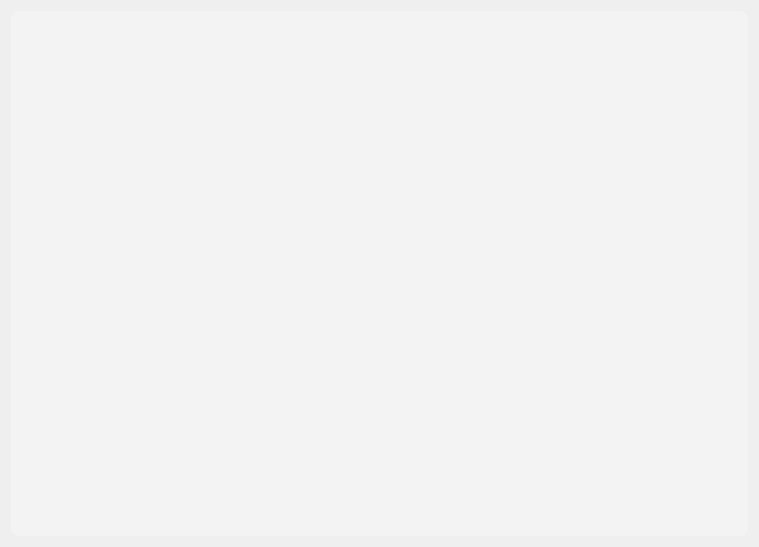
<?xml version="1.0" encoding="UTF-8"?>
<ui version="4.0">
 <class>procwidget</class>
 <widget class="QWidget" name="procwidget">
  <property name="geometry">
   <rect>
    <x>0</x>
    <y>0</y>
    <width>759</width>
    <height>547</height>
   </rect>
  </property>
  <property name="windowTitle">
   <string>Form</string>
  </property>
  <layout class="QVBoxLayout" name="verticalLayout">
   <item>
    <widget class="QFrame" name="frame">
     <property name="styleSheet">
      <string notr="true">background-color: rgb(243, 243, 243);
border-radius: 8px;</string>
     </property>
     <property name="frameShape">
      <enum>QFrame::StyledPanel</enum>
     </property>
     <property name="frameShadow">
      <enum>QFrame::Raised</enum>
     </property>
     <layout class="QVBoxLayout" name="verticalLayout_2">
      <item>
       <widget class="QTableView" name="tableView">
        <property name="sizePolicy">
         <sizepolicy hsizetype="Preferred" vsizetype="Preferred">
          <horstretch>0</horstretch>
          <verstretch>0</verstretch>
         </sizepolicy>
        </property>
        <property name="minimumSize">
         <size>
          <width>400</width>
          <height>300</height>
         </size>
        </property>
        <property name="contextMenuPolicy">
         <enum>Qt::CustomContextMenu</enum>
        </property>
        <property name="styleSheet">
         <string notr="true">background-color: rgb(243, 243, 243);
border-radius: 8px;</string>
        </property>
        <property name="showGrid">
         <bool>true</bool>
        </property>
        <property name="sortingEnabled">
         <bool>true</bool>
        </property>
        <attribute name="horizontalHeaderCascadingSectionResizes">
         <bool>false</bool>
        </attribute>
        <attribute name="horizontalHeaderDefaultSectionSize">
         <number>145</number>
        </attribute>
        <attribute name="verticalHeaderVisible">
         <bool>false</bool>
        </attribute>
       </widget>
      </item>
     </layout>
    </widget>
   </item>
  </layout>
 </widget>
 <resources/>
 <connections/>
</ui>
